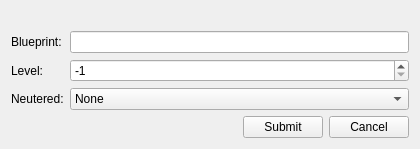
<?xml version="1.0" encoding="UTF-8"?>
<ui version="4.0">
 <class>DinoWidget</class>
 <widget class="QWidget" name="DinoWidget">
  <property name="geometry">
   <rect>
    <x>0</x>
    <y>0</y>
    <width>420</width>
    <height>144</height>
   </rect>
  </property>
  <property name="windowTitle">
   <string>Edit dino</string>
  </property>
  <layout class="QGridLayout" name="gridLayout">
   <item row="0" column="0">
    <layout class="QVBoxLayout" name="verticalLayout">
     <item>
      <widget class="QLabel" name="errorLabel">
       <property name="text">
        <string/>
       </property>
      </widget>
     </item>
     <item>
      <layout class="QFormLayout" name="formLayout">
       <item row="0" column="0">
        <widget class="QLabel" name="label_2">
         <property name="text">
          <string>Blueprint:</string>
         </property>
        </widget>
       </item>
       <item row="1" column="0">
        <widget class="QLabel" name="label_3">
         <property name="text">
          <string>Level:</string>
         </property>
        </widget>
       </item>
       <item row="2" column="0">
        <widget class="QLabel" name="label_4">
         <property name="text">
          <string>Neutered:</string>
         </property>
        </widget>
       </item>
       <item row="0" column="1">
        <widget class="QLineEdit" name="blueprintEdit"/>
       </item>
       <item row="1" column="1">
        <widget class="QSpinBox" name="levelSpin">
         <property name="minimum">
          <number>-1</number>
         </property>
         <property name="maximum">
          <number>100000</number>
         </property>
         <property name="value">
          <number>-1</number>
         </property>
        </widget>
       </item>
       <item row="2" column="1">
        <widget class="QComboBox" name="neuteredCombo">
         <item>
          <property name="text">
           <string>None</string>
          </property>
         </item>
         <item>
          <property name="text">
           <string>True</string>
          </property>
         </item>
         <item>
          <property name="text">
           <string>False</string>
          </property>
         </item>
        </widget>
       </item>
      </layout>
     </item>
     <item>
      <layout class="QHBoxLayout" name="horizontalLayout">
       <item>
        <spacer name="horizontalSpacer">
         <property name="orientation">
          <enum>Qt::Horizontal</enum>
         </property>
         <property name="sizeHint" stdset="0">
          <size>
           <width>40</width>
           <height>20</height>
          </size>
         </property>
        </spacer>
       </item>
       <item>
        <widget class="QPushButton" name="submitBtn">
         <property name="text">
          <string>Submit</string>
         </property>
        </widget>
       </item>
       <item>
        <widget class="QPushButton" name="cancelBtn">
         <property name="text">
          <string>Cancel</string>
         </property>
        </widget>
       </item>
      </layout>
     </item>
    </layout>
   </item>
  </layout>
 </widget>
 <resources/>
 <connections/>
</ui>
